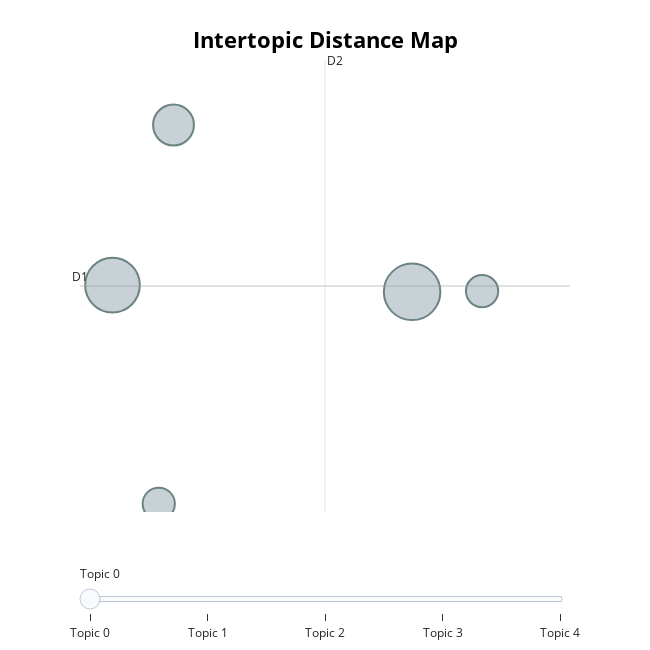

The cell this chart's notebook holds for it:
### Code cell
model.visualize_topics()

### Figure 1 — Plotly figure (JSON) as saved in the notebook; plotly's stock layout.template omitted (floating-point values rounded to 4 significant figures)
{"data": [{"customdata": [[0, "century | drawing | letter | 21st | say", 46], [1, "year | new | wa | history | old", 43], [2, "grandchild | service | december | wife | david", 24], [3, "article | photo | upcoming | bowl | note", 15], [4, "president | yeltsin | said | putin | east", 15]], "hovertemplate": "<b>Topic %{customdata[0]}</b><br>%{customdata[1]}<br>Size: %{customdata[2]}", "legendgroup": "", "marker": {"color": "#B0BEC5", "line": {"color": "DarkSlateGrey", "width": 2}, "size": [46, 43, 24, 15, 15], "sizemode": "area", "sizeref": 0.02875, "symbol": "circle"}, "mode": "markers", "name": "", "orientation": "v", "showlegend": false, "type": "scatter", "x": [6.093, 2.556, 3.276, 6.918, 3.102], "xaxis": "x", "y": [0.69, 0.7075, 1.122, 0.6919, 0.1412], "yaxis": "y"}], "layout": {"annotations": [{"showarrow": false, "text": "D1", "x": 2.173, "y": 0.7051, "yshift": 10}, {"showarrow": false, "text": "D2", "x": 5.064, "xshift": 10, "y": 1.29}], "height": 650, "hoverlabel": {"bgcolor": "white", "font": {"family": "Rockwell", "size": 16}}, "legend": {"itemsizing": "constant", "tracegroupgap": 0}, "margin": {"t": 60}, "shapes": [{"line": {"color": "#CFD8DC", "width": 2}, "type": "line", "x0": 5.064, "x1": 5.064, "y0": 0.12, "y1": 1.29}, {"line": {"color": "#9E9E9E", "width": 2}, "type": "line", "x0": 2.173, "x1": 7.956, "y0": 0.7051, "y1": 0.7051}], "sliders": [{"active": 0, "pad": {"t": 50}, "steps": [{"args": [{"marker.color": [["red", "#B0BEC5", "#B0BEC5", "#B0BEC5", "#B0BEC5"]]}], "label": "Topic 0", "method": "update"}, {"args": [{"marker.color": [["#B0BEC5", "red", "#B0BEC5", "#B0BEC5", "#B0BEC5"]]}], "label": "Topic 1", "method": "update"}, {"args": [{"marker.color": [["#B0BEC5", "#B0BEC5", "red", "#B0BEC5", "#B0BEC5"]]}], "label": "Topic 2", "method": "update"}, {"args": [{"marker.color": [["#B0BEC5", "#B0BEC5", "#B0BEC5", "red", "#B0BEC5"]]}], "label": "Topic 3", "method": "update"}, {"args": [{"marker.color": [["#B0BEC5", "#B0BEC5", "#B0BEC5", "#B0BEC5", "red"]]}], "label": "Topic 4", "method": "update"}]}], "title": {"font": {"color": "Black", "size": 22}, "text": "<b>Intertopic Distance Map</b>", "x": 0.5, "xanchor": "center", "y": 0.95, "yanchor": "top"}, "width": 650, "xaxis": {"anchor": "y", "domain": [0, 1], "range": [2.173, 7.956], "title": {"text": ""}, "visible": false}, "yaxis": {"anchor": "x", "domain": [0, 1], "range": [0.12, 1.29], "title": {"text": ""}, "visible": false}}}
